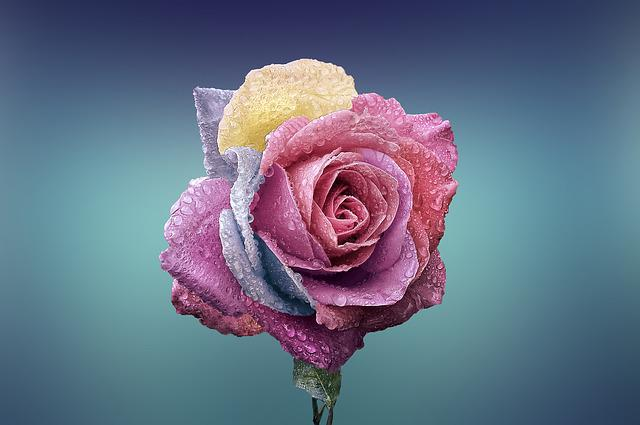
#> input picture CV/Practical 5/_rose.jpg, 640 x 425 px, found by its file name
$ python SIFT.py
#> lines starting #> are read from the running program, lines starting #| are printed output that depends on the picture
import cv2
import numpy as np
import matplotlib.pyplot as plt
image1_path = 'E:\AJ Code\Paython\CV\Practical 5\_rose.jpg'
image2_path = 'E:\AJ Code\Paython\CV\Practical 5\OIP.jpeg'
image1 = cv2.imread(image1_path, cv2.IMREAD_GRAYSCALE)
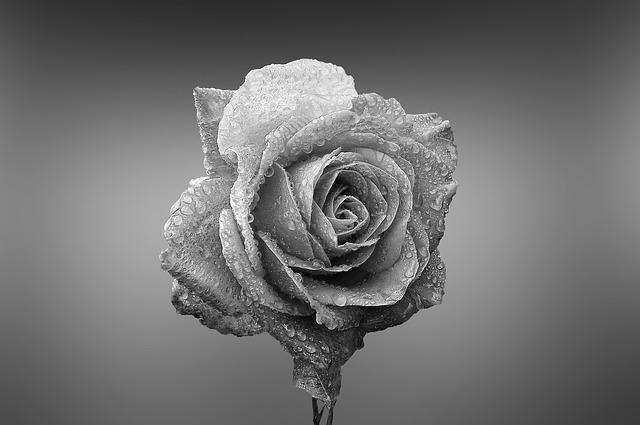
#> image1: shape (425, 640); min 0, max 255, mean 111.2
image2 = cv2.imread(image2_path, cv2.IMREAD_GRAYSCALE)
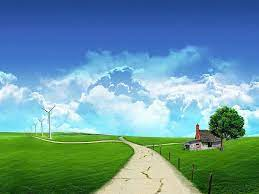
#> input picture CV/Practical 5/OIP.jpeg, 259 x 194 px, found by its file name
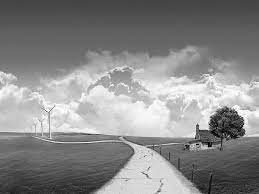
#> image2: shape (194, 259); min 0, max 255, mean 136.9
if image1 is None or image2 is None:
    print("Failed to load images.")
    exit(1)
sift = cv2.SIFT_create()
keypoints1, descriptors1 = sift.detectAndCompute(image1, None)
#> keypoints1 = 527 keypoints; strongest (x, y, size): (355, 224, 2.8), (347, 243, 2), (336, 175, 2.5), (345, 201, 1.9)
keypoints2, descriptors2 = sift.detectAndCompute(image2, None)
#> keypoints2 = 225 keypoints; strongest (x, y, size): (197, 126, 2), (226, 123, 20), (209, 145, 2.4), (205, 125, 6.4)
bf = cv2.BFMatcher()
matches = bf.knnMatch(descriptors1, descriptors2, k=2)
#> matches = 527 matches
good_matches = []
for m, n in matches:
    if m.distance < 0.75 * n.distance:
        good_matches.append(m)
#> after the loop, good_matches = 2 matches
match_distances = [m.distance for m in good_matches]
#> match_distances = [268.4, 298.5]
plt.hist(match_distances, bins=20, range=[0, 300], color='blue', alpha=0.7)
plt.title('Histogram of Match Distances')
plt.xlabel('Distance')
plt.ylabel('Frequency')
plt.show()
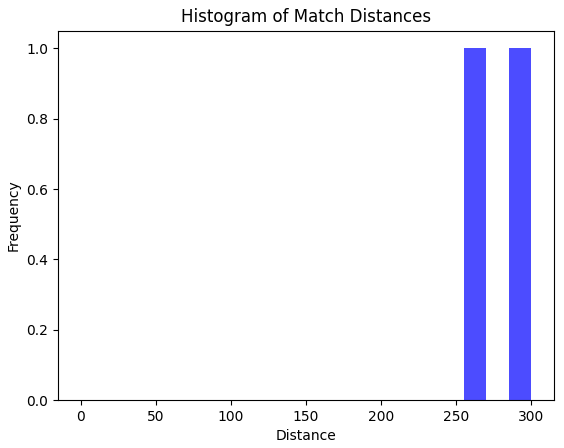
#> figure drawn by matplotlib, 1 panel
matching_result = cv2.drawMatches(image1, keypoints1, image2, keypoints2, good_matches, None)
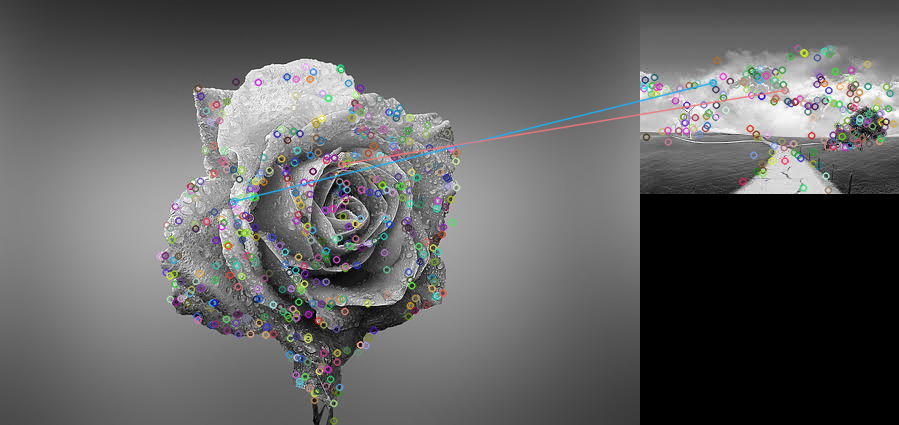
#> matching_result: shape (425, 899, 3); mean of channels 0, 1, 2 96.8, 96.8, 96.8; drawn as B, G, R
cv2.imshow("SIFT Matches", matching_result)
cv2.waitKey(0)
cv2.destroyAllWindows()
